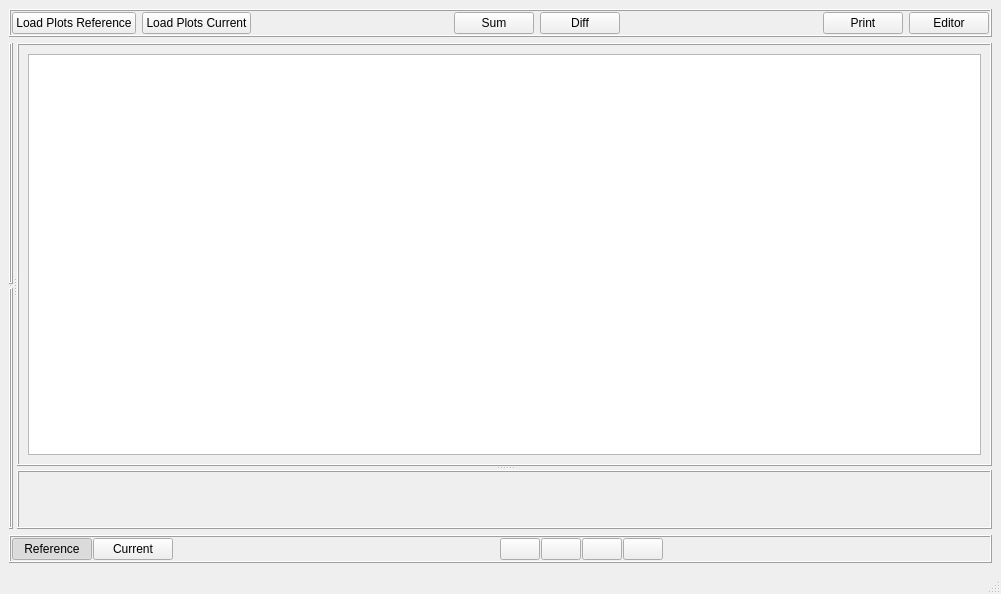
<?xml version="1.0" encoding="UTF-8"?>
<ui version="4.0">
 <class>MainWindow</class>
 <widget class="QMainWindow" name="MainWindow">
  <property name="geometry">
   <rect>
    <x>0</x>
    <y>0</y>
    <width>1001</width>
    <height>594</height>
   </rect>
  </property>
  <property name="windowTitle">
   <string>TMV3 Viewer</string>
  </property>
  <widget class="QWidget" name="centralwidget">
   <layout class="QGridLayout" name="gridLayout">
    <item row="1" column="0">
     <widget class="QSplitter" name="splitter_3">
      <property name="orientation">
       <enum>Qt::Horizontal</enum>
      </property>
      <widget class="QSplitter" name="splitter">
       <property name="orientation">
        <enum>Qt::Vertical</enum>
       </property>
       <widget class="QFrame" name="frame_3">
        <property name="frameShape">
         <enum>QFrame::Box</enum>
        </property>
        <property name="frameShadow">
         <enum>QFrame::Raised</enum>
        </property>
       </widget>
       <widget class="QFrame" name="frame_4">
        <property name="frameShape">
         <enum>QFrame::Box</enum>
        </property>
        <property name="frameShadow">
         <enum>QFrame::Raised</enum>
        </property>
       </widget>
      </widget>
      <widget class="QSplitter" name="splitter_2">
       <property name="orientation">
        <enum>Qt::Vertical</enum>
       </property>
       <widget class="QFrame" name="frame_5">
        <property name="frameShape">
         <enum>QFrame::Box</enum>
        </property>
        <property name="frameShadow">
         <enum>QFrame::Raised</enum>
        </property>
        <layout class="QGridLayout" name="gridLayout_2">
         <item row="0" column="0">
          <widget class="QTextEdit" name="textEdit"/>
         </item>
        </layout>
       </widget>
       <widget class="QFrame" name="frame_6">
        <property name="frameShape">
         <enum>QFrame::Box</enum>
        </property>
        <property name="frameShadow">
         <enum>QFrame::Raised</enum>
        </property>
       </widget>
      </widget>
     </widget>
    </item>
    <item row="2" column="0">
     <widget class="QFrame" name="frame">
      <property name="minimumSize">
       <size>
        <width>0</width>
        <height>28</height>
       </size>
      </property>
      <property name="maximumSize">
       <size>
        <width>16777215</width>
        <height>28</height>
       </size>
      </property>
      <property name="frameShape">
       <enum>QFrame::Box</enum>
      </property>
      <property name="frameShadow">
       <enum>QFrame::Raised</enum>
      </property>
      <layout class="QHBoxLayout" name="horizontalLayout_2">
       <property name="spacing">
        <number>1</number>
       </property>
       <property name="margin">
        <number>1</number>
       </property>
       <item>
        <widget class="QPushButton" name="BtnReference">
         <property name="text">
          <string>Reference</string>
         </property>
         <property name="checkable">
          <bool>true</bool>
         </property>
         <property name="checked">
          <bool>true</bool>
         </property>
        </widget>
       </item>
       <item>
        <widget class="QPushButton" name="BtnCurrent">
         <property name="text">
          <string>Current</string>
         </property>
         <property name="checkable">
          <bool>true</bool>
         </property>
         <property name="checked">
          <bool>false</bool>
         </property>
         <property name="autoExclusive">
          <bool>false</bool>
         </property>
        </widget>
       </item>
       <item>
        <spacer name="horizontalSpacer_3">
         <property name="orientation">
          <enum>Qt::Horizontal</enum>
         </property>
         <property name="sizeHint" stdset="0">
          <size>
           <width>322</width>
           <height>20</height>
          </size>
         </property>
        </spacer>
       </item>
       <item>
        <widget class="QPushButton" name="BtnFRwd">
         <property name="text">
          <string/>
         </property>
         <property name="icon">
          <iconset>
           <normaloff>../Templates/Oxygen-Icons.org-Oxygen-Actions-go-first-view.ico</normaloff>../Templates/Oxygen-Icons.org-Oxygen-Actions-go-first-view.ico</iconset>
         </property>
        </widget>
       </item>
       <item>
        <widget class="QPushButton" name="BtnRwd">
         <property name="text">
          <string/>
         </property>
         <property name="icon">
          <iconset>
           <normaloff>../Templates/Oxygen-Icons.org-Oxygen-Actions-go-previous-view.ico</normaloff>../Templates/Oxygen-Icons.org-Oxygen-Actions-go-previous-view.ico</iconset>
         </property>
        </widget>
       </item>
       <item>
        <widget class="QPushButton" name="BtnFwd">
         <property name="text">
          <string/>
         </property>
         <property name="icon">
          <iconset>
           <normaloff>../Templates/Oxygen-Icons.org-Oxygen-Actions-go-next-view.ico</normaloff>../Templates/Oxygen-Icons.org-Oxygen-Actions-go-next-view.ico</iconset>
         </property>
        </widget>
       </item>
       <item>
        <widget class="QPushButton" name="BtnFFwd">
         <property name="text">
          <string/>
         </property>
         <property name="icon">
          <iconset>
           <normaloff>../Templates/Oxygen-Icons.org-Oxygen-Actions-go-last-view.ico</normaloff>../Templates/Oxygen-Icons.org-Oxygen-Actions-go-last-view.ico</iconset>
         </property>
        </widget>
       </item>
       <item>
        <spacer name="horizontalSpacer_4">
         <property name="orientation">
          <enum>Qt::Horizontal</enum>
         </property>
         <property name="sizeHint" stdset="0">
          <size>
           <width>322</width>
           <height>20</height>
          </size>
         </property>
        </spacer>
       </item>
      </layout>
     </widget>
    </item>
    <item row="0" column="0">
     <widget class="QFrame" name="frame_2">
      <property name="minimumSize">
       <size>
        <width>0</width>
        <height>28</height>
       </size>
      </property>
      <property name="maximumSize">
       <size>
        <width>16777215</width>
        <height>28</height>
       </size>
      </property>
      <property name="frameShape">
       <enum>QFrame::Box</enum>
      </property>
      <property name="frameShadow">
       <enum>QFrame::Raised</enum>
      </property>
      <layout class="QHBoxLayout" name="horizontalLayout">
       <property name="margin">
        <number>1</number>
       </property>
       <item>
        <widget class="QPushButton" name="BtnLoadPlotsRef">
         <property name="text">
          <string>Load Plots Reference</string>
         </property>
        </widget>
       </item>
       <item>
        <widget class="QPushButton" name="BtnLoadPlotsCur">
         <property name="text">
          <string>Load Plots Current</string>
         </property>
        </widget>
       </item>
       <item>
        <spacer name="horizontalSpacer">
         <property name="orientation">
          <enum>Qt::Horizontal</enum>
         </property>
         <property name="sizeHint" stdset="0">
          <size>
           <width>231</width>
           <height>20</height>
          </size>
         </property>
        </spacer>
       </item>
       <item>
        <widget class="QPushButton" name="BtnSum">
         <property name="text">
          <string>Sum</string>
         </property>
        </widget>
       </item>
       <item>
        <widget class="QPushButton" name="BtnDiff">
         <property name="text">
          <string>Diff</string>
         </property>
        </widget>
       </item>
       <item>
        <spacer name="horizontalSpacer_2">
         <property name="orientation">
          <enum>Qt::Horizontal</enum>
         </property>
         <property name="sizeHint" stdset="0">
          <size>
           <width>231</width>
           <height>20</height>
          </size>
         </property>
        </spacer>
       </item>
       <item>
        <widget class="QPushButton" name="BtnPrint">
         <property name="text">
          <string>Print</string>
         </property>
        </widget>
       </item>
       <item>
        <widget class="QPushButton" name="BtnEditor">
         <property name="text">
          <string>Editor</string>
         </property>
        </widget>
       </item>
      </layout>
     </widget>
    </item>
   </layout>
  </widget>
  <widget class="QMenuBar" name="menubar">
   <property name="geometry">
    <rect>
     <x>0</x>
     <y>0</y>
     <width>1001</width>
     <height>26</height>
    </rect>
   </property>
  </widget>
  <widget class="QStatusBar" name="statusbar"/>
 </widget>
 <resources/>
 <connections/>
</ui>
